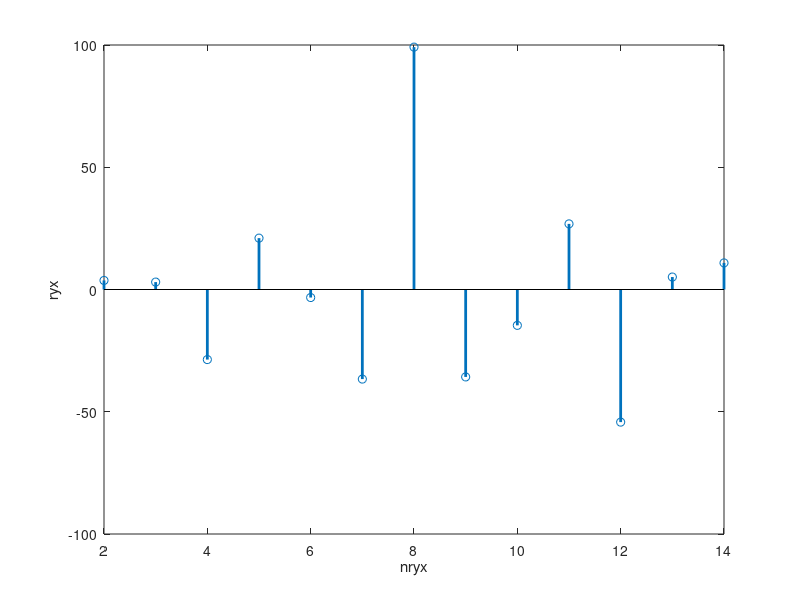

Recreate this plot in MATLAB.
pkg load signal;

nx = [0:6]; x = [3, 5, -7, 2, -1, -3, 2];

ny = [2:8]; y0 = x;

w = randn(1, length(y0));
y = y0 + w;

ryx = xcorr(y, x);
nryx = [2:14];

stem(nryx, ryx, 'linewidth', 2);
xlabel('nryx'); ylabel('ryx');


